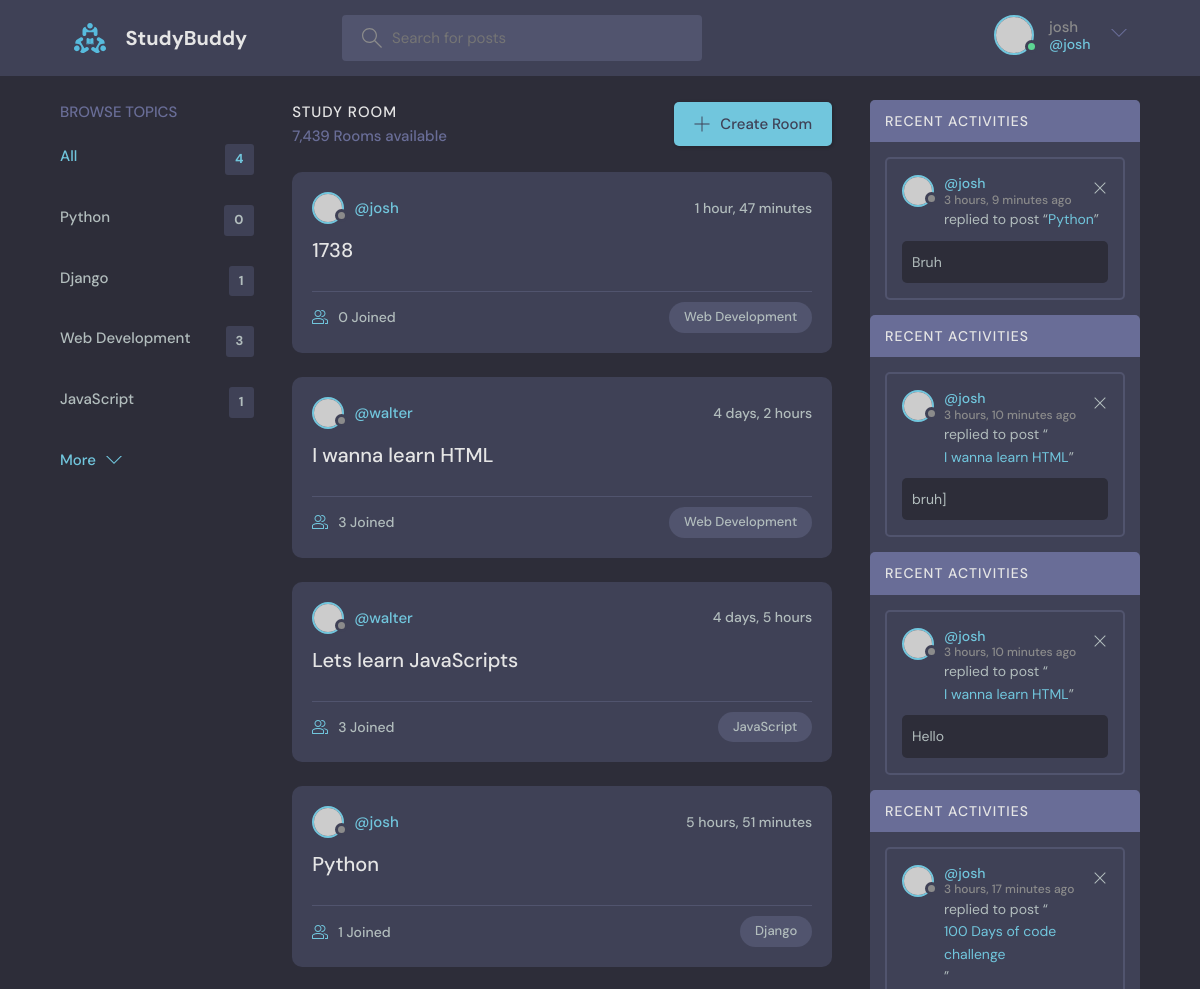
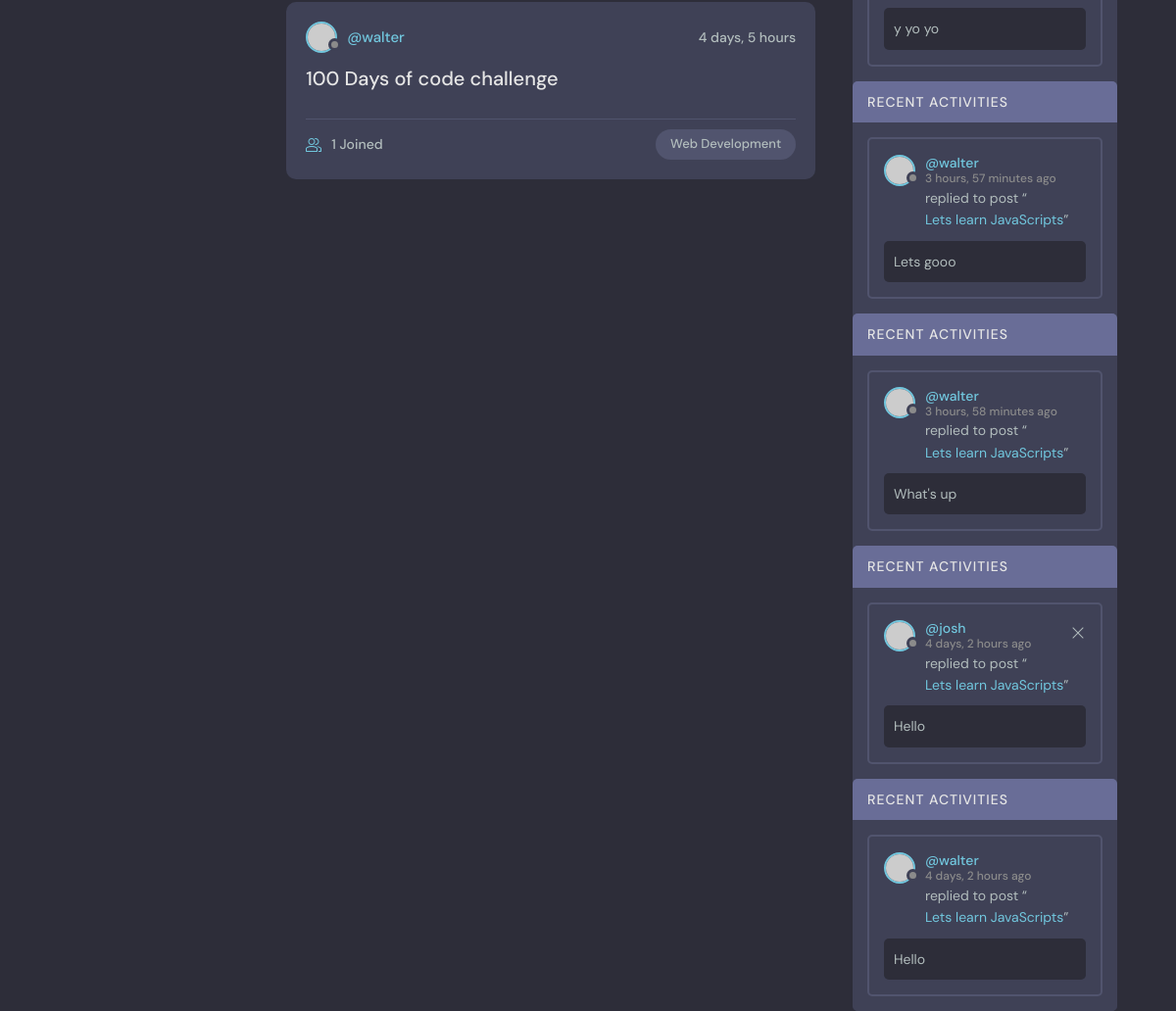
Screenshot of / (signed in) with the database file from the repository (2 pictures, top to bottom).
### base/models.py (models this page shows, shortened)
class Topic(models.Model):
    name = models.CharField(max_length = 200)

class Room(models.Model):
    host =  models.ForeignKey(User, on_delete = models.SET_NULL, null = True)
    topic = models.ForeignKey(Topic, on_delete = models.SET_NULL, null = True)
    name = models.CharField(max_length=200) #Allows different names
    description = models.TextField(null = True, blank = True) #Blank page for decription
    participants = models.ManyToManyField(User, related_name = 'participants', blank = True )
    updated = models.DateTimeField(auto_now = True) # Shows time
    created = models.DateTimeField(auto_now_add = True) #shows time of creation
    class Meta:
        ordering = ['-updated', '-created']
    def __str__(self):
        return self.name

class Message(models.Model):
    user = models.ForeignKey(User, on_delete = models.CASCADE) #A for Users relationship with Room class that deletes all the childern
    room = models.ForeignKey(Room, on_delete = models.CASCADE) #A for room relationship with Room class that deletes all the childern
    body = models.TextField()
    updated = models.DateTimeField(auto_now = True) # Shows time
    created = models.DateTimeField(auto_now_add = True) #shows time of creation
    class Meta:
        ordering = ['-updated', '-created']

### base/views.py (the view)
# urls.py: path('', views.home, name = "home"), #Path to home
def home(request):
    q = request.GET.get('q') if request.GET.get('q') != None else ''
    rooms = Room.objects.filter(
        Q(topic__name__icontains = q) |
        Q(name__icontains = q) |
        Q(description__icontains = q)
        ) #overrides the other room list
    topics = Topic.objects.all()
    room_count = rooms.count()
    room_messages = Message.objects.filter(Q(room__topic__name__icontains=q))
    context = {'rooms': rooms, 'topics': topics, 'room_count' : room_count, 'room_messages' : room_messages}
    return render(request, 'base/home.html', context) #Goes into template folder to go to the home html

### base/templates/base/home.html (shortened to what this page needs)
{% extends 'main.html' %}
{% block content %}
    <main class="layout layout--3">
      <div class="container">
        {% include 'base/topics_component.html' %}
        <div class="roomList">
          <div class="roomList__header">
            <div>
              <h2>Study Room</h2>
              <p>7,439 Rooms available</p>
            </div>
            <a class="btn btn--main" href="create-room.html">
              <svg version="1.1" xmlns="http://www.w3.org/2000/svg" width="32" height="32" viewBox="0 0 32 32">
                <title>add</title>
                <path
                  d="M16.943 0.943h-1.885v14.115h-14.115v1.885h14.115v14.115h1.885v-14.115h14.115v-1.885h-14.115v-14.115z"
                ></path>
              </svg>
              Create Room
            </a>
          </div>
          {% include 'base/feed_component.html' %}
        </div>
         {% include 'base/activity_component.html' %}
      </div>
    </main>
{% endblock content %}

### templates/navbar.html (shortened to what this page needs)
{% load static %}
<header class="header header--loggedIn">
    <div class="container">
      <a href="{% url 'home' %}" class="header__logo">
        <img src="{% static 'images/logo.svg' %} " />
        <h1>StudyBuddy</h1>
      </a>
      <form class="header__search" method = "GET" action = "{% url 'home'%}">
        <label>
          <input name = 'q' placeholder="Search for posts" />
        </label>
      </form>
      <nav class="header__menu">
        {% if request.user.is_authenticated %}
        <div class="header__user">
          <a href="profile.html">
            <div class="avatar avatar--medium active">
              <img src="https://randomuser.me/api/portraits/men/37.jpg" />
            </div>
            <p>{{request.user.username}}<span>@{{request.user.username}}</span></p>
          </a>
          <button class="dropdown-button">
            <svg version="1.1" xmlns="http://www.w3.org/2000/svg" width="32" height="32" viewBox="0 0 32 32">
              <title>chevron-down</title>
              <path d="M16 21l-13-13h-3l16 16 16-16h-3l-13 13z"></path>
            </svg>
          </button>
        </div>
        {% else %}
        <a href="{% url 'login' %}">
          <img src="{% static 'images/avatar.svg' %}" />
          <p>Login</p>
        </a>
        {% endif %}
      </nav>
    </div>
  </header>

### base/templates/base/topics_component.html
<div class="topics">
    <div class="topics__header">
      <h2>Browse Topics</h2>
    </div>
    <ul class="topics__list">
      <li>
        <a href="{% url 'home' %}" class="active">All <span>{{topics.count}}</span></a>
      </li>
      {% for topic in topics %}
      <li>
        <a href="{% url 'home' %}?q={{topic.name}}">{{topic.name}} <span>{{topic.room_set.all.count}}</span></a>
      </li>
      {% endfor %}
    </ul>
    <a class="btn btn--link" href="topics.html">
      More
      <svg version="1.1" xmlns="http://www.w3.org/2000/svg" width="32" height="32" viewBox="0 0 32 32">
        <title>chevron-down</title>
        <path d="M16 21l-13-13h-3l16 16 16-16h-3l-13 13z"></path>
      </svg>
    </a>
  </div>

### base/templates/base/feed_component.html (shortened to what this page needs)
{% for room in rooms%}
<div class="roomListRoom">
    <div class="roomListRoom__header">
      <a href="{% url 'user-profile' room.host.id %}" class="roomListRoom__author">
        <div class="avatar avatar--small">
          <img src="https://randomuser.me/api/portraits/women/11.jpg" />
        </div>
        <span>@{{room.host.username}}</span>
      </a>
      <div class="roomListRoom__actions">
        <span>{{room.created|timesince}}</span>
      </div>
    </div>
    <div class="roomListRoom__content">
      <a href="{% url 'room' room.id %}">{{room.name}}</a>
    </div>
    <div class="roomListRoom__meta">
      <a href="{% url 'room' room.id %}" class="roomListRoom__joined">
        {{room.participants.all.count}} Joined
      </a>
      <p class="roomListRoom__topic">{{room.topic.name}}</p>
    </div>
  </div>
{% endfor %}

### base/templates/base/activity_component.html
{% for message in room_messages %}
<div class="activities">
    <div class="activities__header">
      <h2>Recent Activities</h2>
    </div>
    <div class="activities__box">
      <div class="activities__boxHeader roomListRoom__header">
        <a href="{% url 'user-profile' message.user.id %}" class="roomListRoom__author">
          <div class="avatar avatar--small">
            <img src="https://randomuser.me/api/portraits/women/11.jpg" />
          </div>
          <p>
            @{{message.user}}
            <span>{{message.created | timesince}} ago</span>
          </p>
        </a>
        {% if request.user == message.user %}
        <div class="roomListRoom__actions">
          <a href="{% url 'delete-message' message.id%}">
            <svg version="1.1" xmlns="http://www.w3.org/2000/svg" width="32" height="32" viewBox="0 0 32 32">
              <title>remove</title>
              <path
                d="M27.314 6.019l-1.333-1.333-9.98 9.981-9.981-9.981-1.333 1.333 9.981 9.981-9.981 9.98 1.333 1.333 9.981-9.98 9.98 9.98 1.333-1.333-9.98-9.98 9.98-9.981z"
              ></path>
            </svg>
          </a>
        </div>
        {% endif %}
      </div>
      <div class="activities__boxContent">
        <p>replied to post “<a href="{% url 'room' message.room.id %}">{{message.room}}</a>”</p>
        <div class="activities__boxRoomContent">
          {{message.body}}
        </div>
      </div>
    </div>
    {% endfor %}
</div>

### rows the page displays
Topic: name "Python", room_set.all.count "0"
Topic: name "Django", room_set.all.count "1"
Topic: name "Web Development", room_set.all.count "3"
Topic: name "JavaScript", room_set.all.count "1"
Room: host.username "josh", created "1 hour, 47 minutes", name "1738", participants.all.count "0", topic.name "Web Development"
Room: host.username "walter", created "4 days, 2 hours", name "I wanna learn HTML", participants.all.count "3", topic.name "Web Development"
Room: host.username "walter", created "4 days, 5 hours", name "Lets learn JavaScripts", participants.all.count "3", topic.name "JavaScript"
Room: host.username "josh", created "5 hours, 51 minutes", name "Python", participants.all.count "1", topic.name "Django"
Room: host.username "walter", created "4 days, 5 hours", name "100 Days of code challenge", participants.all.count "1", topic.name "Web Development"
Message: user "josh", created "3 hours, 9 minutes", room "Python", body "Bruh"
Message: user "josh", created "3 hours, 10 minutes", room "I wanna learn HTML", body "bruh]"
Message: user "josh", created "3 hours, 10 minutes", room "I wanna learn HTML", body "Hello"
Message: user "josh", created "3 hours, 17 minutes", room "100 Days of code challenge", body "y yo yo"
Message: user "walter", created "3 hours, 57 minutes", room "Lets learn JavaScripts", body "Lets gooo"
Message: user "walter", created "3 hours, 58 minutes", room "Lets learn JavaScripts", body "What's up"
Message: user "josh", created "4 days, 2 hours", room "Lets learn JavaScripts", body "Hello"
Message: user "walter", created "4 days, 2 hours", room "Lets learn JavaScripts", body "Hello"

### other values shown
{{ request.user.username }} "josh"
{{ topics.count }} "4"
